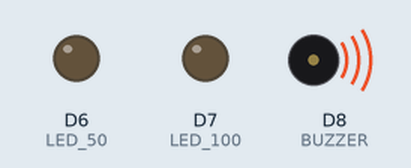
This sketch was run on a simulated ESP8266 (NodeMCU). Shown: output pins drawn as LEDs (lit = HIGH), buzzer (waves = sounding, pin HIGH). WiFi joins after 1.5 s; servers stay silent unless stated; what the sketch prints to the serial monitor is not drawn.

Above: at 2.4 s.
At 5.8 s:
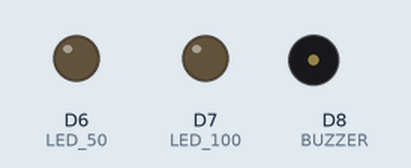
Timing chart, 0 to 10.2 s (numbered marks = the images above):
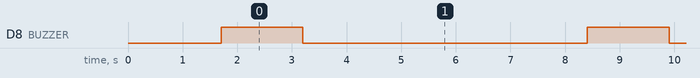

The sketch:

central.ino
```cpp
#include <PubSubClient.h>
#include <ESP8266WiFi.h>
#include <ESP8266HTTPClient.h>
#include <SPI.h>

#define LED_50 D6
#define LED_100 D7
#define BUZZER D8

//definição de conexão wifi local
const char* ssid = "Java";
const char* password = "univali2019";

void configuraWifi();
void configuraIO();
void buscaBD();
void atualizaLED();
void acionaBuzzer();

int nivelAgua = 0;

void setup() {
  Serial.begin(115200);
  configuraWifi();
  configuraIO();
}

void loop() {
  buscaBD();
  delay(5000);
}

void configuraWifi() {
  Serial.print("Conectando à ");
  Serial.println(ssid);
  WiFi.begin(ssid, password); // Iniciando conexão na rede

  while (WiFi.status() != WL_CONNECTED ) { // Enquanto não conectar fica printando na tela pontos
    delay(500);
    Serial.print(".");
  }
  Serial.println("Conectado");
}

void configuraIO() {
  pinMode(LED_50, OUTPUT);
  pinMode(LED_100, OUTPUT);
  pinMode(BUZZER, OUTPUT);
  digitalWrite(LED_50, LOW);
  digitalWrite(LED_100, LOW);
}

void buscaBD() {
  HTTPClient http;
  String url = "http://192.168.137.1:3000/busca";
  http.begin(url);
  int httpCode = http.GET();
  Serial.println(httpCode);
  String payload = http.getString();
  Serial.println("Resposta do servidor");
  Serial.println(payload);
  nivelAgua = payload.toInt();
  atualizaLED();
  http.end();
}

void atualizaLED() {
  if (nivelAgua < 50 ) {
    digitalWrite(LED_50, LOW);
    digitalWrite(LED_100, LOW);
    acionaBuzzer();
  }
  if (nivelAgua == 50) {
    digitalWrite(LED_50, HIGH);
    digitalWrite(LED_100, LOW);
  }
  if (nivelAgua == 100) {
    digitalWrite(LED_50, HIGH);
    digitalWrite(LED_100, HIGH);
  }
}

void acionaBuzzer() {
  digitalWrite(BUZZER, HIGH);
  delay(1500);
  digitalWrite(BUZZER, LOW);
}
```

Measured:
- by itself, D8 (BUZZER): alternates HIGH for 1.5 s and LOW for 5.2 s
